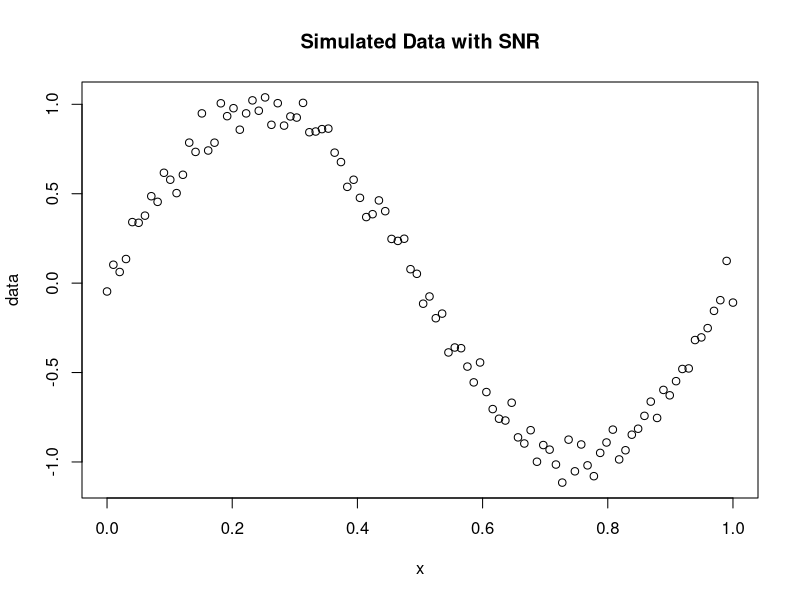

Source code (R):
# Define your signal function (replace with your specific function)
signal_func <- function(x) {
  sin(2 * pi * x)
}

# Set desired SNR and number of data points
snr <- 20 # In dB
n <- 100

# Generate data points
x <- seq(0, 1, length = n)

# Calculate noise standard deviation based on SNR
sigma <- sqrt(var(signal_func(x)) / (10^(snr / 10)))

# Generate Gaussian noise
noise <- rnorm(n, mean = 0, sd = sigma)

# Add noise to signal and create final data
data <- signal_func(x) + noise

# Plot the data
plot(x, data, main = "Simulated Data with SNR")